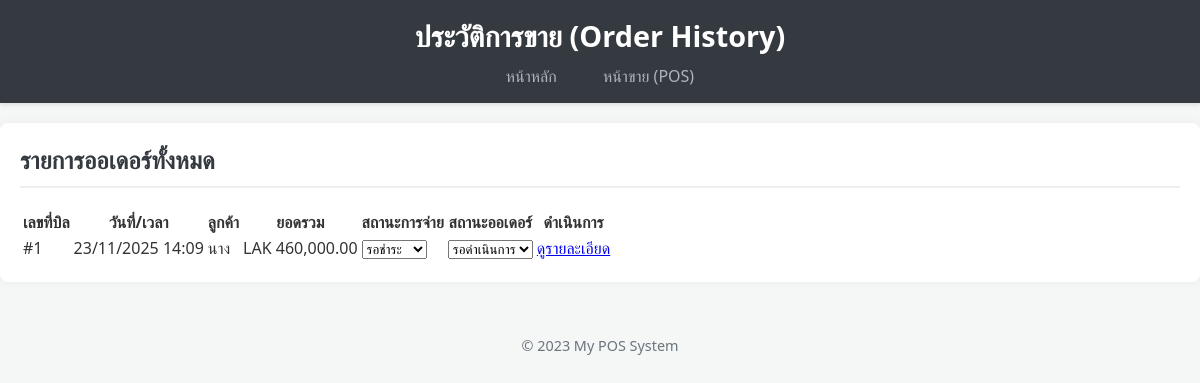
The page /orders on the database its author committed.
### app.py (models this page shows, shortened)
class Order(db.Model):
    id = db.Column(db.Integer, primary_key=True)
    order_date = db.Column(db.DateTime, nullable=False, default=datetime.utcnow)
    total_price = db.Column(db.Float, nullable=False)
    payment_status = db.Column(db.String(20), nullable=False, default='Pending')
    order_status = db.Column(db.String(20), nullable=False, default='Pending')
    customer_name = db.Column(db.String(100), nullable=True)
    customer_phone = db.Column(db.String(20), nullable=True)
    customer_address = db.Column(db.Text, nullable=True)
    destination_branch = db.Column(db.String(100), nullable=True)
    transport_company = db.Column(db.String(50), nullable=True)
    payment_method = db.Column(db.String(50), nullable=True)
    items = db.relationship('OrderItem', backref='order', lazy=True, cascade="all, delete-orphan")

### app.py (the view)
@app.route('/orders')
def orders():
    orders = Order.query.order_by(Order.order_date.desc()).all()
    return render_template('orders.html', orders=orders)

### templates/orders.html (shortened to what this page needs)
<!DOCTYPE html>
<html lang="th">
<head>
    <link rel="stylesheet" href="{{ url_for('static', filename='css/style.css') }}?v={{ range(1, 10000) | random }}">
</head>
<body>
    <header>
        <h1>ประวัติการขาย (Order History)</h1>
        <nav>
            <a href="{{ url_for('index') }}">หน้าหลัก</a>
            <a href="{{ url_for('pos') }}">หน้าขาย (POS)</a>
        </nav>
    </header>
    <main>
        <h2>รายการออเดอร์ทั้งหมด</h2>
        {% if orders %}
            <div style="overflow-x: auto;">
                <table class="order-table">
                    <thead>
                        <tr>
                            <th>เลขที่บิล</th>
                            <th>วันที่/เวลา</th>
                            <th>ลูกค้า</th>
                            <th>ยอดรวม</th>
                            <th>สถานะการจ่าย</th>
                            <th>สถานะออเดอร์</th>
                            <th>ดำเนินการ</th>
                        </tr>
                    </thead>
                    <tbody>
                        {% for order in orders %}
                            <tr>
                                <td>#{{ order.id }}</td>
                                <td>{{ order.order_date.strftime('%d/%m/%Y %H:%M') }}</td>
                                <td>{{ order.customer_name or '-' }}</td>
                                <td class="price-cell">LAK {{ "{:,.2f}".format(order.total_price) }}</td>
                                <td>
                                    <form action="{{ url_for('update_payment_status', order_id=order.id) }}" method="POST">
                                        <select name="payment_status" onchange="this.form.submit()" class="status-select status-{{ order.payment_status|lower }}">
                                            <option value="Pending" {% if order.payment_status == 'Pending' %}selected{% endif %}>รอชำระ</option>
                                        </select>
                                    </form>
                                </td>
                                <td>
                                    <form action="{{ url_for('update_order_status', order_id=order.id) }}" method="POST">
                                        <select name="order_status" onchange="this.form.submit()" class="status-select status-{{ order.order_status|lower }}">
                                            <option value="Pending" {% if order.order_status == 'Pending' %}selected{% endif %}>รอดำเนินการ</option>
                                        </select>
                                    </form>
                                </td>
                                <td>
                                    <a href="{{ url_for('order_detail', order_id=order.id) }}" class="view-btn">ดูรายละเอียด</a>
                                </td>
                            </tr>
                        {% endfor %}
                    </tbody>
                </table>
            </div>
        {% else %}
            <p>ยังไม่มีประวัติการขาย</p>
        {% endif %}
    </main>
    <footer>
        <p>&copy; 2023 My POS System</p>
    </footer>
</body>
</html>

### static/css/style.css (style rules this page uses)
body { font-family: 'Segoe UI', Tahoma, Geneva, Verdana, sans-serif; margin: 0; padding: 0; background-color: #f4f7f6; color: #333; }
header { background-color: #343a40; color: white; padding: 1rem 0; box-shadow: 0 2px 4px rgba(0,0,0,0.1); }
header h1 { text-align: center; margin: 0; font-size: 1.8rem; }
nav { text-align: center; margin-top: 10px; }
nav a { color: #adb5bd; text-decoration: none; padding: 8px 15px; margin: 0 5px; border-radius: 4px; transition: all 0.3s ease; border: 1px solid transparent; }
main { padding: 20px; max-width: 1200px; margin: 20px auto; background: white; border-radius: 8px; box-shadow: 0 0 10px rgba(0,0,0,0.05); }
footer { text-align: center; padding: 20px; margin-top: 20px; color: #6c757d; font-size: 0.9em; }
h2 { color: #343a40; border-bottom: 2px solid #eee; padding-bottom: 10px; margin-top: 0; }
form { max-width: 600px; margin: 0 auto; }

### rows shown on the page
Order: id "1", order_date "23/11/2025 14:09", customer_name "นาง", total_price "460,000.00", payment_status "รอชำระ", order_status "รอดำเนินการ"
